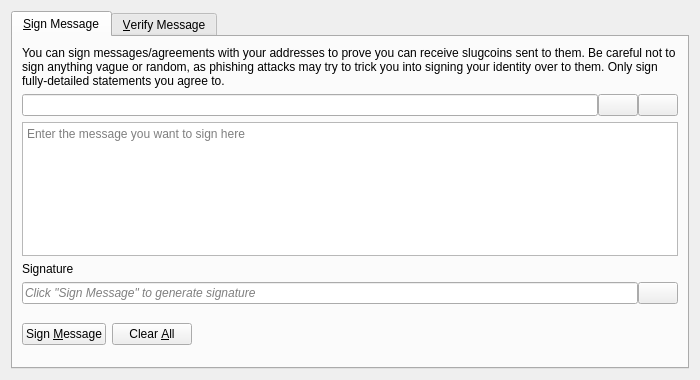
<?xml version="1.0" encoding="UTF-8"?>
<ui version="4.0">
 <class>SignVerifyMessageDialog</class>
 <widget class="QDialog" name="SignVerifyMessageDialog">
  <property name="geometry">
   <rect>
    <x>0</x>
    <y>0</y>
    <width>700</width>
    <height>380</height>
   </rect>
  </property>
  <property name="windowTitle">
   <string>Signatures - Sign / Verify a Message</string>
  </property>
  <property name="modal">
   <bool>true</bool>
  </property>
  <layout class="QVBoxLayout" name="verticalLayout">
   <item>
    <widget class="QTabWidget" name="tabWidget">
     <property name="currentIndex">
      <number>0</number>
     </property>
     <widget class="QWidget" name="tabSignMessage">
      <attribute name="title">
       <string>&amp;Sign Message</string>
      </attribute>
      <layout class="QVBoxLayout" name="verticalLayout_SM">
       <item>
        <widget class="QLabel" name="infoLabel_SM">
         <property name="text">
          <string>You can sign messages/agreements with your addresses to prove you can receive slugcoins sent to them. Be careful not to sign anything vague or random, as phishing attacks may try to trick you into signing your identity over to them. Only sign fully-detailed statements you agree to.</string>
         </property>
         <property name="textFormat">
          <enum>Qt::PlainText</enum>
         </property>
         <property name="wordWrap">
          <bool>true</bool>
         </property>
        </widget>
       </item>
       <item>
        <layout class="QHBoxLayout" name="horizontalLayout_1_SM">
         <property name="spacing">
          <number>0</number>
         </property>
         <item>
          <widget class="QValidatedLineEdit" name="addressIn_SM">
           <property name="toolTip">
            <string>The Slugcoin address to sign the message with</string>
           </property>
          </widget>
         </item>
         <item>
          <widget class="QPushButton" name="addressBookButton_SM">
           <property name="toolTip">
            <string>Choose previously used address</string>
           </property>
           <property name="text">
            <string/>
           </property>
           <property name="icon">
            <iconset resource="../bitcoin.qrc">
             <normaloff>:/icons/address-book</normaloff>:/icons/address-book</iconset>
           </property>
           <property name="shortcut">
            <string>Alt+A</string>
           </property>
           <property name="autoDefault">
            <bool>false</bool>
           </property>
          </widget>
         </item>
         <item>
          <widget class="QPushButton" name="pasteButton_SM">
           <property name="toolTip">
            <string>Paste address from clipboard</string>
           </property>
           <property name="text">
            <string/>
           </property>
           <property name="icon">
            <iconset resource="../bitcoin.qrc">
             <normaloff>:/icons/editpaste</normaloff>:/icons/editpaste</iconset>
           </property>
           <property name="shortcut">
            <string>Alt+P</string>
           </property>
           <property name="autoDefault">
            <bool>false</bool>
           </property>
          </widget>
         </item>
        </layout>
       </item>
       <item>
        <widget class="QPlainTextEdit" name="messageIn_SM">
         <property name="toolTip">
          <string>Enter the message you want to sign here</string>
         </property>
         <property name="placeholderText">
          <string>Enter the message you want to sign here</string>
         </property>
        </widget>
       </item>
       <item>
        <widget class="QLabel" name="signatureLabel_SM">
         <property name="text">
          <string>Signature</string>
         </property>
         <property name="textFormat">
          <enum>Qt::PlainText</enum>
         </property>
        </widget>
       </item>
       <item>
        <layout class="QHBoxLayout" name="horizontalLayout_2_SM">
         <property name="spacing">
          <number>0</number>
         </property>
         <item>
          <widget class="QLineEdit" name="signatureOut_SM">
           <property name="placeholderText">
            <string>Click "Sign Message" to generate signature</string>
           </property>
           <property name="font">
            <font>
             <italic>true</italic>
            </font>
           </property>
           <property name="readOnly">
            <bool>true</bool>
           </property>
          </widget>
         </item>
         <item>
          <widget class="QPushButton" name="copySignatureButton_SM">
           <property name="toolTip">
            <string>Copy the current signature to the system clipboard</string>
           </property>
           <property name="text">
            <string/>
           </property>
           <property name="icon">
            <iconset resource="../bitcoin.qrc">
             <normaloff>:/icons/editcopy</normaloff>:/icons/editcopy</iconset>
           </property>
           <property name="autoDefault">
            <bool>false</bool>
           </property>
          </widget>
         </item>
        </layout>
       </item>
       <item>
        <layout class="QHBoxLayout" name="horizontalLayout_3_SM">
         <item>
          <widget class="QPushButton" name="signMessageButton_SM">
           <property name="toolTip">
            <string>Sign the message to prove you own this Slugcoin address</string>
           </property>
           <property name="text">
            <string>Sign &amp;Message</string>
           </property>
           <property name="icon">
            <iconset resource="../bitcoin.qrc">
             <normaloff>:/icons/edit</normaloff>:/icons/edit</iconset>
           </property>
           <property name="autoDefault">
            <bool>false</bool>
           </property>
          </widget>
         </item>
         <item>
          <widget class="QPushButton" name="clearButton_SM">
           <property name="toolTip">
            <string>Reset all sign message fields</string>
           </property>
           <property name="text">
            <string>Clear &amp;All</string>
           </property>
           <property name="icon">
            <iconset resource="../bitcoin.qrc">
             <normaloff>:/icons/remove</normaloff>:/icons/remove</iconset>
           </property>
           <property name="autoDefault">
            <bool>false</bool>
           </property>
          </widget>
         </item>
         <item>
          <spacer name="horizontalSpacer_1_SM">
           <property name="orientation">
            <enum>Qt::Horizontal</enum>
           </property>
           <property name="sizeHint" stdset="0">
            <size>
             <width>40</width>
             <height>48</height>
            </size>
           </property>
          </spacer>
         </item>
         <item>
          <widget class="QLabel" name="statusLabel_SM">
           <property name="font">
            <font>
             <weight>75</weight>
             <bold>true</bold>
            </font>
           </property>
           <property name="text">
            <string/>
           </property>
           <property name="wordWrap">
            <bool>true</bool>
           </property>
          </widget>
         </item>
         <item>
          <spacer name="horizontalSpacer_2_SM">
           <property name="orientation">
            <enum>Qt::Horizontal</enum>
           </property>
           <property name="sizeHint" stdset="0">
            <size>
             <width>40</width>
             <height>48</height>
            </size>
           </property>
          </spacer>
         </item>
        </layout>
       </item>
      </layout>
     </widget>
     <widget class="QWidget" name="tabVerifyMessage">
      <attribute name="title">
       <string>&amp;Verify Message</string>
      </attribute>
      <layout class="QVBoxLayout" name="verticalLayout_VM">
       <item>
        <widget class="QLabel" name="infoLabel_VM">
         <property name="text">
          <string>Enter the receiver's address, message (ensure you copy line breaks, spaces, tabs, etc. exactly) and signature below to verify the message. Be careful not to read more into the signature than what is in the signed message itself, to avoid being tricked by a man-in-the-middle attack. Note that this only proves the signing party receives with the address, it cannot prove sendership of any transaction!</string>
         </property>
         <property name="textFormat">
          <enum>Qt::PlainText</enum>
         </property>
         <property name="alignment">
          <set>Qt::AlignLeading|Qt::AlignLeft|Qt::AlignTop</set>
         </property>
         <property name="wordWrap">
          <bool>true</bool>
         </property>
        </widget>
       </item>
       <item>
        <layout class="QHBoxLayout" name="horizontalLayout_1_VM">
         <property name="spacing">
          <number>0</number>
         </property>
         <item>
          <widget class="QValidatedLineEdit" name="addressIn_VM">
           <property name="toolTip">
            <string>The Slugcoin address the message was signed with</string>
           </property>
          </widget>
         </item>
         <item>
          <widget class="QPushButton" name="addressBookButton_VM">
           <property name="toolTip">
            <string>Choose previously used address</string>
           </property>
           <property name="text">
            <string/>
           </property>
           <property name="icon">
            <iconset resource="../bitcoin.qrc">
             <normaloff>:/icons/address-book</normaloff>:/icons/address-book</iconset>
           </property>
           <property name="shortcut">
            <string>Alt+A</string>
           </property>
           <property name="autoDefault">
            <bool>false</bool>
           </property>
          </widget>
         </item>
        </layout>
       </item>
       <item>
        <widget class="QPlainTextEdit" name="messageIn_VM">
          <property name="toolTip">
            <string>The signed message to verify</string>
          </property>
          <property name="placeholderText">
            <string>The signed message to verify</string>
          </property>
        </widget>
       </item>
       <item>
        <widget class="QValidatedLineEdit" name="signatureIn_VM">
          <property name="toolTip">
            <string>The signature given when the message was signed</string>
          </property>
          <property name="placeholderText">
            <string>The signature given when the message was signed</string>
          </property>
        </widget>
       </item>
       <item>
        <layout class="QHBoxLayout" name="horizontalLayout_2_VM">
         <item>
          <widget class="QPushButton" name="verifyMessageButton_VM">
           <property name="toolTip">
            <string>Verify the message to ensure it was signed with the specified Slugcoin address</string>
           </property>
           <property name="text">
            <string>Verify &amp;Message</string>
           </property>
           <property name="icon">
            <iconset resource="../bitcoin.qrc">
             <normaloff>:/icons/transaction_0</normaloff>:/icons/transaction_0</iconset>
           </property>
           <property name="autoDefault">
            <bool>false</bool>
           </property>
          </widget>
         </item>
         <item>
          <widget class="QPushButton" name="clearButton_VM">
           <property name="toolTip">
            <string>Reset all verify message fields</string>
           </property>
           <property name="text">
            <string>Clear &amp;All</string>
           </property>
           <property name="icon">
            <iconset resource="../bitcoin.qrc">
             <normaloff>:/icons/remove</normaloff>:/icons/remove</iconset>
           </property>
           <property name="autoDefault">
            <bool>false</bool>
           </property>
          </widget>
         </item>
         <item>
          <spacer name="horizontalSpacer_1_VM">
           <property name="orientation">
            <enum>Qt::Horizontal</enum>
           </property>
           <property name="sizeHint" stdset="0">
            <size>
             <width>40</width>
             <height>48</height>
            </size>
           </property>
          </spacer>
         </item>
         <item>
          <widget class="QLabel" name="statusLabel_VM">
           <property name="font">
            <font>
             <weight>75</weight>
             <bold>true</bold>
            </font>
           </property>
           <property name="text">
            <string/>
           </property>
           <property name="wordWrap">
            <bool>true</bool>
           </property>
          </widget>
         </item>
         <item>
          <spacer name="horizontalSpacer_2_VM">
           <property name="orientation">
            <enum>Qt::Horizontal</enum>
           </property>
           <property name="sizeHint" stdset="0">
            <size>
             <width>40</width>
             <height>48</height>
            </size>
           </property>
          </spacer>
         </item>
        </layout>
       </item>
      </layout>
     </widget>
    </widget>
   </item>
  </layout>
 </widget>
 <customwidgets>
  <customwidget>
   <class>QValidatedLineEdit</class>
   <extends>QLineEdit</extends>
   <header>qt/qvalidatedlineedit.h</header>
  </customwidget>
 </customwidgets>
 <resources>
  <include location="../bitcoin.qrc"/>
 </resources>
 <connections/>
</ui>
